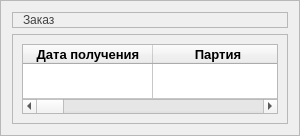
                  <widget class="QFrame" name="BatchResult_Container">
                   <property name="sizePolicy">
                    <sizepolicy hsizetype="Preferred" vsizetype="Expanding">
                     <horstretch>0</horstretch>
                     <verstretch>0</verstretch>
                    </sizepolicy>
                   </property>
                   <property name="minimumSize">
                    <size>
                     <width>0</width>
                     <height>0</height>
                    </size>
                   </property>
                   <property name="maximumSize">
                    <size>
                     <width>16777215</width>
                     <height>0</height>
                    </size>
                   </property>
                   <property name="frameShape">
                    <enum>QFrame::StyledPanel</enum>
                   </property>
                   <property name="frameShadow">
                    <enum>QFrame::Raised</enum>
                   </property>
                   <layout class="QVBoxLayout" name="verticalLayout_56">
                    <item alignment="Qt::AlignTop">
                     <widget class="QFrame" name="frame_52">
                      <property name="styleSheet">
                       <string notr="true">color: rgb(66, 66, 66);
	font: 20pt &quot;Segoe UI&quot;;</string>
                      </property>
                      <property name="frameShape">
                       <enum>QFrame::StyledPanel</enum>
                      </property>
                      <property name="frameShadow">
                       <enum>QFrame::Raised</enum>
                      </property>
                      <layout class="QHBoxLayout" name="horizontalLayout_39">
                       <property name="spacing">
                        <number>0</number>
                       </property>
                       <property name="leftMargin">
                        <number>10</number>
                       </property>
                       <property name="topMargin">
                        <number>0</number>
                       </property>
                       <property name="rightMargin">
                        <number>0</number>
                       </property>
                       <property name="bottomMargin">
                        <number>0</number>
                       </property>
                       <item alignment="Qt::AlignLeft|Qt::AlignVCenter">
                        <widget class="QLabel" name="label_10">
                         <property name="text">
                          <string>Заказ</string>
                         </property>
                        </widget>
                       </item>
                      </layout>
                     </widget>
                    </item>
                    <item>
                     <widget class="QFrame" name="frame_53">
                      <property name="sizePolicy">
                       <sizepolicy hsizetype="Preferred" vsizetype="Expanding">
                        <horstretch>0</horstretch>
                        <verstretch>0</verstretch>
                       </sizepolicy>
                      </property>
                      <property name="frameShape">
                       <enum>QFrame::StyledPanel</enum>
                      </property>
                      <property name="frameShadow">
                       <enum>QFrame::Raised</enum>
                      </property>
                      <layout class="QVBoxLayout" name="verticalLayout_59">
                       <item alignment="Qt::AlignTop">
                        <widget class="QTableWidget" name="batchData_Tab_2">
                         <property name="sizePolicy">
                          <sizepolicy hsizetype="Expanding" vsizetype="Preferred">
                           <horstretch>0</horstretch>
                           <verstretch>0</verstretch>
                          </sizepolicy>
                         </property>
                         <property name="maximumSize">
                          <size>
                           <width>16777215</width>
                           <height>100</height>
                          </size>
                         </property>
                         <property name="editTriggers">
                          <set>QAbstractItemView::NoEditTriggers</set>
                         </property>
                         <property name="selectionMode">
                          <enum>QAbstractItemView::NoSelection</enum>
                         </property>
                         <property name="selectionBehavior">
                          <enum>QAbstractItemView::SelectRows</enum>
                         </property>
                         <property name="showGrid">
                          <bool>true</bool>
                         </property>
                         <property name="sortingEnabled">
                          <bool>false</bool>
                         </property>
                         <property name="rowCount">
                          <number>1</number>
                         </property>
                         <property name="columnCount">
                          <number>10</number>
                         </property>
                         <attribute name="horizontalHeaderVisible">
                          <bool>true</bool>
                         </attribute>
                         <attribute name="horizontalHeaderCascadingSectionResizes">
                          <bool>false</bool>
                         </attribute>
                         <attribute name="horizontalHeaderMinimumSectionSize">
                          <number>50</number>
                         </attribute>
                         <attribute name="horizontalHeaderDefaultSectionSize">
                          <number>130</number>
                         </attribute>
                         <attribute name="horizontalHeaderHighlightSections">
                          <bool>false</bool>
                         </attribute>
                         <attribute name="horizontalHeaderStretchLastSection">
                          <bool>true</bool>
                         </attribute>
                         <attribute name="verticalHeaderVisible">
                          <bool>false</bool>
                         </attribute>
                         <attribute name="verticalHeaderMinimumSectionSize">
                          <number>35</number>
                         </attribute>
                         <attribute name="verticalHeaderDefaultSectionSize">
                          <number>35</number>
                         </attribute>
                         <attribute name="verticalHeaderShowSortIndicator" stdset="0">
                          <bool>false</bool>
                         </attribute>
                         <row/>
                         <column>
                          <property name="text">
                           <string>Дата получения</string>
                          </property>
                          <property name="font">
                           <font>
                            <pointsize>10</pointsize>
                            <bold>true</bold>
                           </font>
                          </property>
                         </column>
                         <column>
                          <property name="text">
                           <string>Партия</string>
                          </property>
                          <property name="font">
                           <font>
                            <pointsize>10</pointsize>
                            <bold>true</bold>
                           </font>
                          </property>
                         </column>
                         <column>
                          <property name="text">
                           <string>Доступно</string>
                          </property>
                          <property name="font">
                           <font>
                            <pointsize>10</pointsize>
                            <bold>true</bold>
                           </font>
                          </property>
                         </column>
                         <column>
                          <property name="text">
                           <string>На печать</string>
                          </property>
                          <property name="font">
                           <font>
                            <pointsize>10</pointsize>
                            <bold>true</bold>
                           </font>
                          </property>
                         </column>
                         <column>
                          <property name="text">
                           <string>Нанесено</string>
                          </property>
                          <property name="font">
                           <font>
                            <pointsize>10</pointsize>
                            <bold>true</bold>
                           </font>
                          </property>
                         </column>
                         <column>
                          <property name="text">
                           <string>Полных</string>
                          </property>
                          <property name="font">
                           <font>
                            <pointsize>10</pointsize>
                            <bold>true</bold>
                           </font>
                          </property>
                         </column>
                         <column>
                          <property name="text">
                           <string>Брак</string>
                          </property>
                          <property name="font">
                           <font>
                            <pointsize>10</pointsize>
                            <bold>true</bold>
                           </font>
                          </property>
                         </column>
                         <column>
                          <property name="text">
                           <string>Экспорт</string>
                          </property>
                          <property name="font">
                           <font>
                            <pointsize>10</pointsize>
                            <bold>true</bold>
                           </font>
                          </property>
                         </column>
                         <column>
                          <property name="text">
                           <string>Срок годности КМ</string>
                          </property>
                          <property name="font">
                           <font>
                            <pointsize>10</pointsize>
                            <bold>true</bold>
                           </font>
                          </property>
                         </column>
                         <column>
                          <property name="text">
                           <string>Примечание</string>
                          </property>
                          <property name="font">
                           <font>
                            <pointsize>10</pointsize>
                            <bold>true</bold>
                           </font>
                          </property>
                         </column>
                         <item row="0" column="1">
                          <property name="text">
                           <string/>
                          </property>
                          <property name="font">
                           <font>
                            <pointsize>10</pointsize>
                           </font>
                          </property>
                          <property name="textAlignment">
                           <set>AlignCenter</set>
                          </property>
                         </item>
                         <item row="0" column="2">
                          <property name="text">
                           <string/>
                          </property>
                          <property name="textAlignment">
                           <set>AlignCenter</set>
                          </property>
                         </item>
                         <item row="0" column="3">
                          <property name="text">
                           <string/>
                          </property>
                          <property name="textAlignment">
                           <set>AlignCenter</set>
                          </property>
                         </item>
                         <item row="0" column="4">
                          <property name="text">
                           <string/>
                          </property>
                          <property name="textAlignment">
                           <set>AlignCenter</set>
                          </property>
                         </item>
                         <item row="0" column="5">
                          <property name="text">
                           <string/>
                          </property>
                          <property name="textAlignment">
                           <set>AlignCenter</set>
                          </property>
                         </item>
                         <item row="0" column="7">
                          <property name="text">
                           <string/>
                          </property>
                          <property name="font">
                           <font>
                            <pointsize>10</pointsize>
                           </font>
                          </property>
                          <property name="textAlignment">
                           <set>AlignCenter</set>
                          </property>
                         </item>
                        </widget>
                       </item>
                      </layout>
                     </widget>
                    </item>
                   </layout>
                  </widget>
